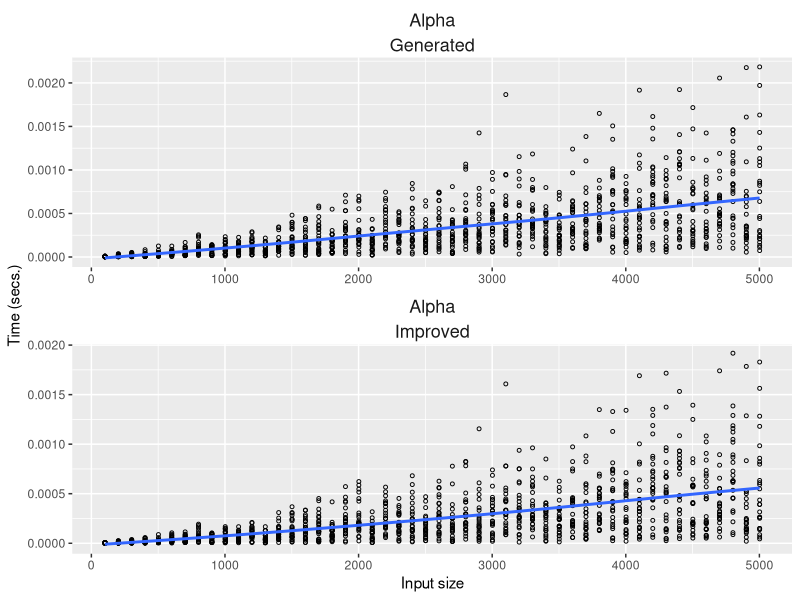
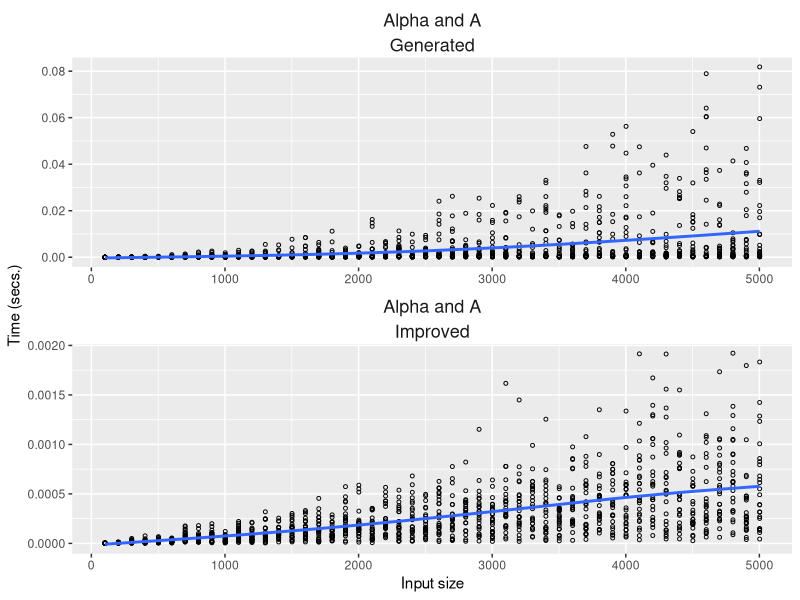
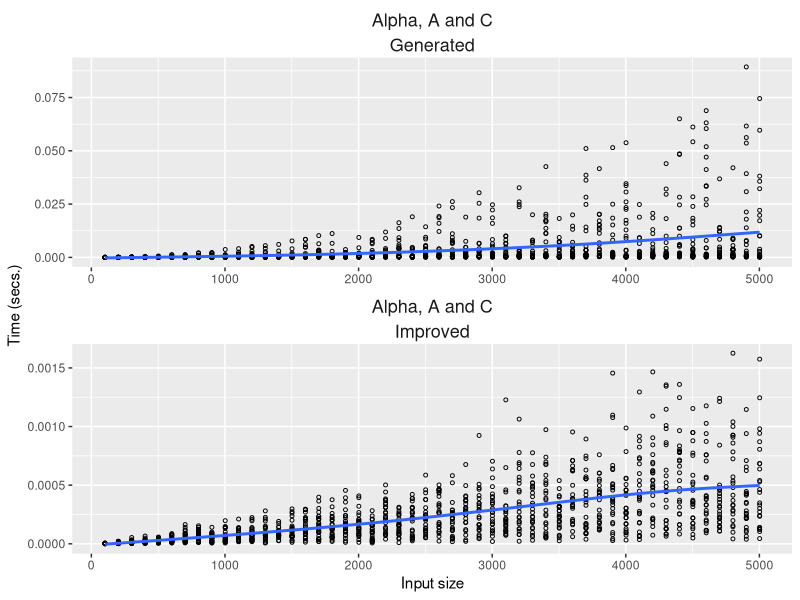
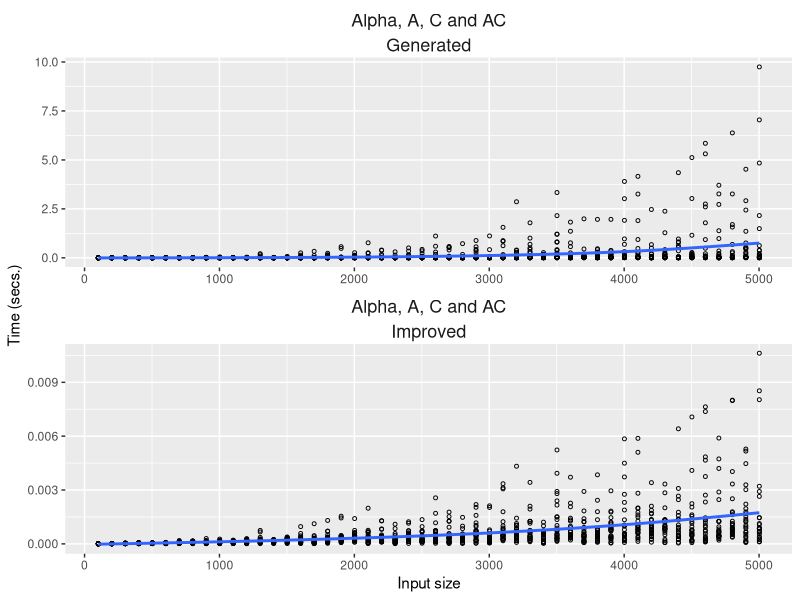
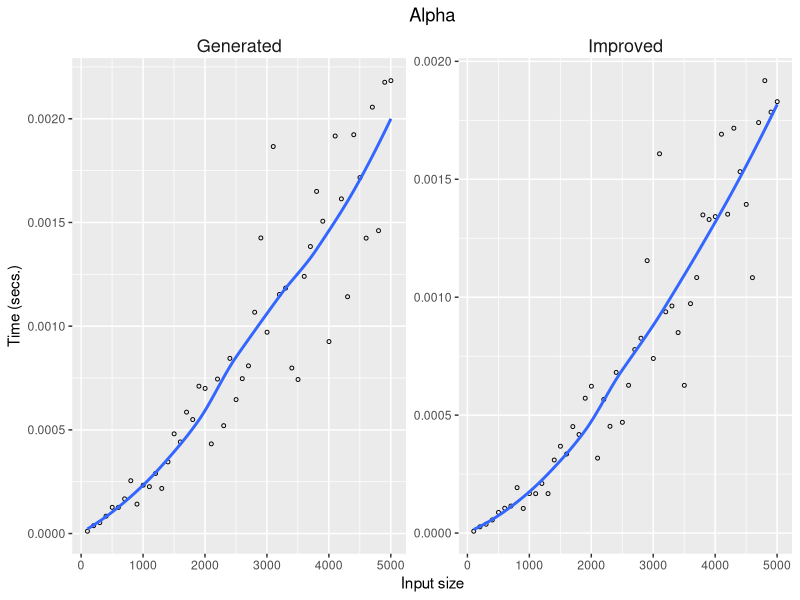
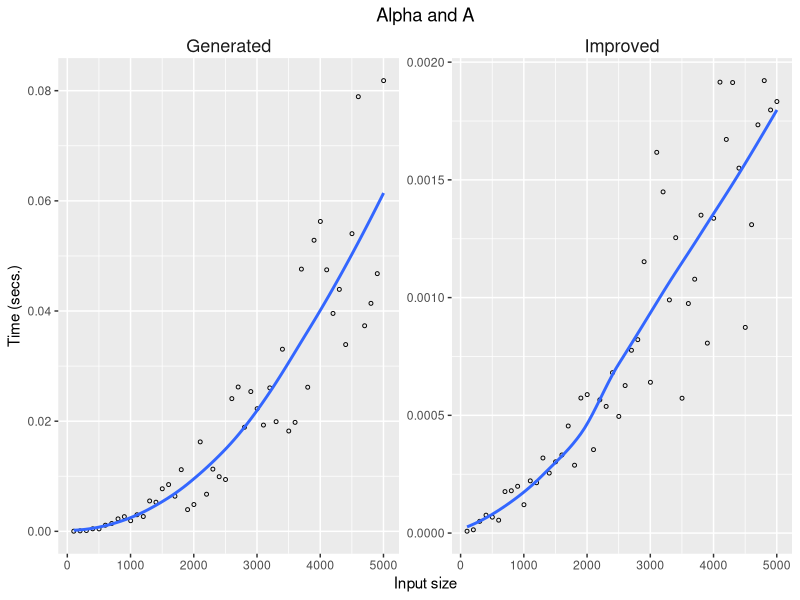
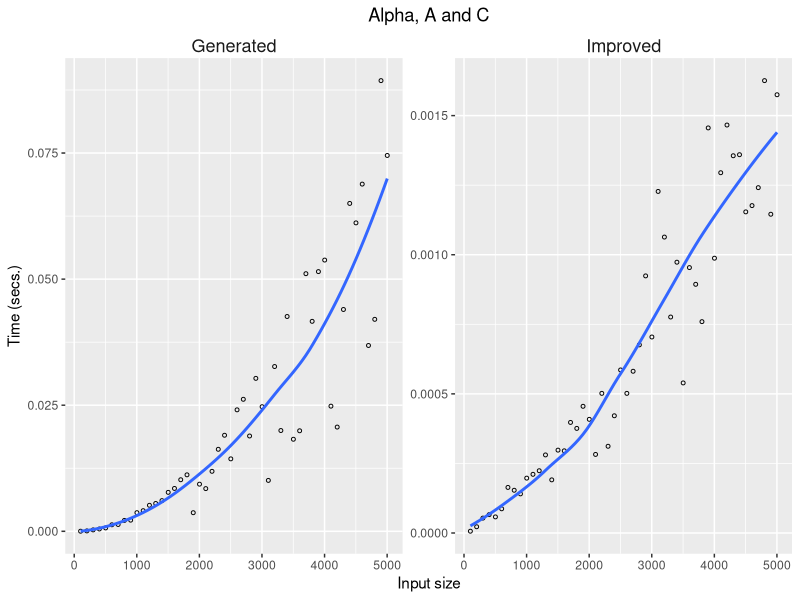
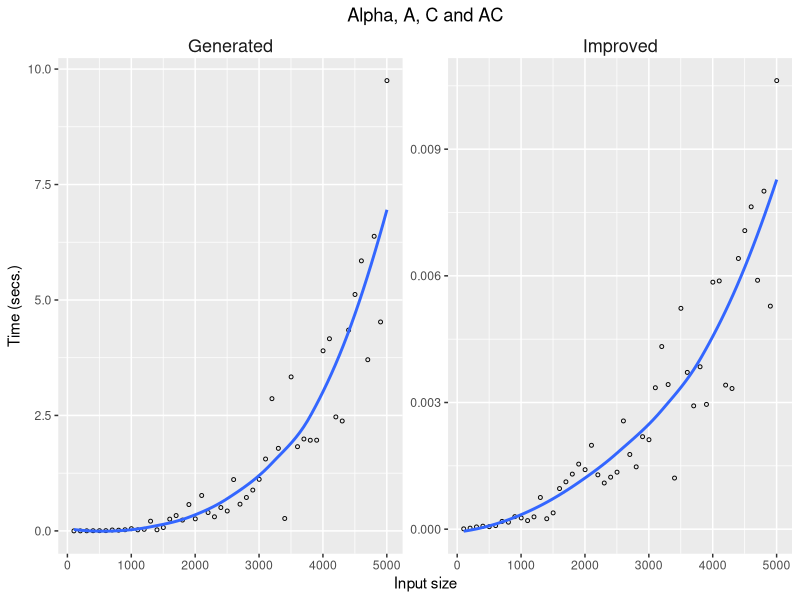

R code for these plots, in order:
library(ggplot2)
library(dplyr)


experiments <- read.csv("results.csv")

alpha <- filter(experiments, set == "Alpha")
alpha_A <- filter(experiments, set == "Alpha and A")
alpha_A_C <- filter(experiments, set == "Alpha, A and C")
alpha_A_C_AC <- filter(experiments, set == "Alpha, A, C and AC")
alpha_max <- group_by(alpha, algorithm, size) %>% summarise(max = max(time))
alpha_A_max <- group_by(alpha_A, algorithm, size) %>% summarise(max = max(time))
alpha_A_C_max <- group_by(alpha_A_C, algorithm, size) %>% summarise(max = max(time))
alpha_A_C_AC_max <- group_by(alpha_A_C_AC, algorithm, size) %>% summarise(max = max(time))


point_style = geom_point(size = 1,  shape=21)
plot_theme = theme(plot.title = element_text(hjust = 0.5),
                   strip.text.x = element_text(size=13, margin = margin(.1, 0, .1, 0, "cm")),
                   strip.text.y = element_text(size=13), 
                   strip.background = element_rect(colour="white", fill="#FFFFFF"))
plot_wrap = facet_wrap(set ~ algorithm, scales = "free", nrow = 2)
plot_stat = stat_smooth(method = "auto", se = FALSE)
x_label = xlab ("Input size")
y_label = ylab("Time (secs.)")


alpha_plot = ggplot(alpha, aes(x = size, y = time)) + point_style +
             plot_theme + plot_wrap + plot_stat + x_label + y_label
alpha_A_plot = ggplot(alpha_A, aes(x = size, y = time)) + point_style +
  plot_theme + plot_wrap + plot_stat + x_label + y_label
alpha_A_C_plot = ggplot(alpha_A_C, aes(x = size, y = time)) + point_style +
  plot_theme + plot_wrap + plot_stat + x_label + y_label
alpha_A_C_AC_plot = ggplot(alpha_A_C_AC, aes(x = size, y = time)) + point_style +
  plot_theme + plot_wrap + plot_stat + x_label + y_label 

alpha_plot
alpha_A_plot
alpha_A_C_plot
alpha_A_C_AC_plot


alpha_max_plot = ggplot(alpha_max, aes(x = size, y = max)) + point_style +
  plot_theme + facet_wrap(~ algorithm, scales = "free") + plot_stat + ggtitle("Alpha") + x_label + y_label
alpha_A_max_plot = ggplot(alpha_A_max, aes(x = size, y = max)) + point_style +
  plot_theme + facet_wrap(~ algorithm, scales = "free") + plot_stat + ggtitle("Alpha and A") + x_label + y_label
alpha_A_C_max_plot = ggplot(alpha_A_C_max, aes(x = size, y = max)) + point_style +
  plot_theme + facet_wrap(~ algorithm, scales = "free") + plot_stat + ggtitle("Alpha, A and C") + x_label + y_label
alpha_A_C_AC_max_plot = ggplot(alpha_A_C_AC_max, aes(x = size, y = max)) + point_style +
  plot_theme + facet_wrap(~ algorithm, scales = "free") + plot_stat + ggtitle("Alpha, A, C and AC") + x_label + y_label


alpha_max_plot
alpha_A_max_plot
alpha_A_C_max_plot
alpha_A_C_AC_max_plot

